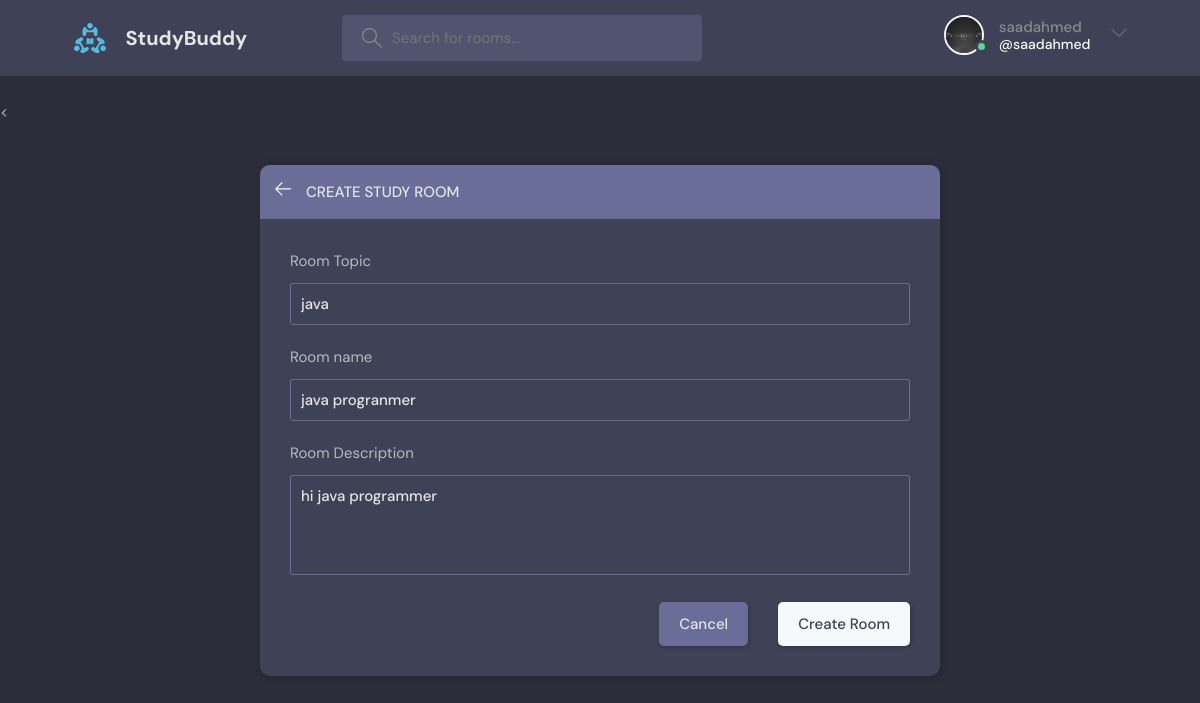
/update-room/5/ (signed in), run on the app's committed database.
### user/models.py (models this page shows, shortened)
class User(AbstractUser):
    name=models.CharField(null=True, max_length=250)
    email=models.EmailField(unique=True,null=True)
    bio=models.TextField(blank=True)
    avater =models.ImageField(null=True, default='avatar.svg')

class Room (models.Model):
    host =models.ForeignKey(User, on_delete=models.SET_NULL, null=True)
    topic =models.ForeignKey(Topic, on_delete=models.SET_NULL, null=True)
    name =models.CharField(max_length=200)
    description=models.TextField(null=True, blank=True)
    participants =models.ManyToManyField(
        User, related_name='participants', blank=True)
    updated=models.DateTimeField(auto_now=True)
    created=models.DateTimeField(auto_now_add=True)
    class Meta:
        ordering=['-updated','-created'] #

class Topic (models.Model):
    name=models.CharField(max_length=200)

### user/views.py (the view, shortened to what this page needs)
# urls.py: path('update-room/<str:pk>/',views.updateRoom, name="update-room"),
@login_required(login_url='login')
def updateRoom(request, pk):
    room =Room.objects.get(id=pk)
    form=RoomForm(instance=room)
    topics=Topic.objects.all()
    if request.user != room.host:
        return HttpResponse("you are not a user")
    context={'form':form, 'topics':topics,"room":room}
    return render (request, 'base/room_form.html', context)

### user/forms.py
class RoomForm (ModelForm):
    class Meta :
        model =Room
        fields='__all__'
        exclude=['host','participants']

### templates/base/room_form.html (shortened to what this page needs)
{% extends 'base/main.html' %}
{% block content%}
  <main class="create-room layout">
    <div class="container">
      <div class="layout__box">
        <div class="layout__boxHeader">
          <div class="layout__boxTitle">
            <a href="index.html">
              <svg version="1.1" xmlns="http://www.w3.org/2000/svg" width="32" height="32" viewBox="0 0 32 32">
                <title>arrow-left</title>
                <path
                  d="M13.723 2.286l-13.723 13.714 13.719 13.714 1.616-1.611-10.96-10.96h27.625v-2.286h-27.625l10.965-10.965-1.616-1.607z">
                </path>
              </svg>
            </a>
            <h3>Create Study Room</h3>
          </div>
        </div>
        <div class="layout__body">
          <form class="form" action="#" method="POST">
            <div class="form__group">
              <label for="room_name">Room Topic</label>
              <input required type="text" value='{{room.topic.name}}' name='topic' list='topic-list'/>
            </div>
            <div class="form__group">
              <label for="room_name">Room name</label>
              {{form.name}}
            </div>
            <div class="form__group">
              <label for="room_name">Room Description</label>
              {{form.description}}
            </div>
            <div class="form__action">
              <a class="btn btn--dark" href="{% url 'home'%}">Cancel</a>
              <button class="btn btn--main" type="submit">Create Room</button>
            </div>
          </form>
        </div>
      </div>
    </div>
  </main>
<{%endblock%}

### templates/base/navbar.html (shortened to what this page needs)
{% load static %}
<header class="header header--loggedIn">
    <div class="container">
      <a href="/" class="header__logo">
        <img src="{% static 'images/logo.svg' %}" />
        <h1>StudyBuddy</h1>
      </a>
      <form class="header__search" method="GET" action="{% url 'home' %}">
        <label>
          <input name='q'placeholder="Search for rooms..." />
        </label>
      </form>
      <nav class="header__menu">
        <div class="header__user">
          <a href="{%url 'user-profile' user.id%}">
            <div class="avatar avatar--medium active">
              <img src="{{user.avater.url}}" />
            </div>
            <p>{{user}} <span>@{{user}}</span></p>
          </a>
          <button class="dropdown-button">
            <svg version="1.1" xmlns="http://www.w3.org/2000/svg" width="32" height="32" viewBox="0 0 32 32">
              <title>chevron-down</title>
              <path d="M16 21l-13-13h-3l16 16 16-16h-3l-13 13z"></path>
            </svg>
          </button>
        </div>
      </nav>
    </div>
  </header>

### data on the page
User: avater (picture), username "saadahmed"
Room: topic "java", name "java progranmer", description "hi java programmer"
